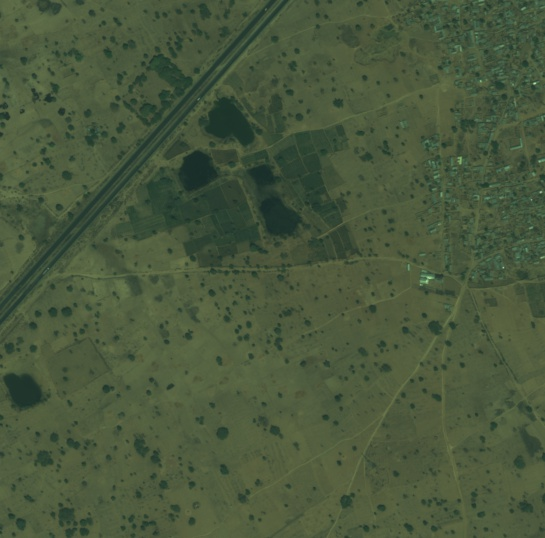
#> input picture dataset/jpg_img/6110_4_0.jpg, 545 x 538 px, found by its file name
$ python apply_min_cut.py
#> lines starting #> are read from the running program, lines starting #| are printed output that depends on the picture
from _collections import deque
import numpy as np
from numba import jit
import itertools

import graph as gr
#from graph import create_graph_from_image
import pandas as pd
import os
import cv2
import networkx as nx
from viz.crop import mask_to_polygons, shapely_to_xy


gamma = 0.001
fore = (225, 142, 279, 185)
back = (7, 120, 61, 163)

# [71 lines left out: functions BFS, FordFulkerson, not called in this run]

def alpha_beta_swap(img_path, nb_pixel_min_change, alphas, gamma=gamma):
    """Performs the alphabeta swap graph cut algorithm

    Args
    -----
    img_path: str
        the path of the image
    nb_pixel_min_change: int
        threshold
    gamma: float
        factor to compute on the exponential for weights between nodes

    """
#> called with nb_pixel_min_change = 1000, gamma = 0.001
    img_id = os.path.split(img_path)[-1].split('.')[0]
    img = cv2.imread(img_path, cv2.IMREAD_GRAYSCALE)
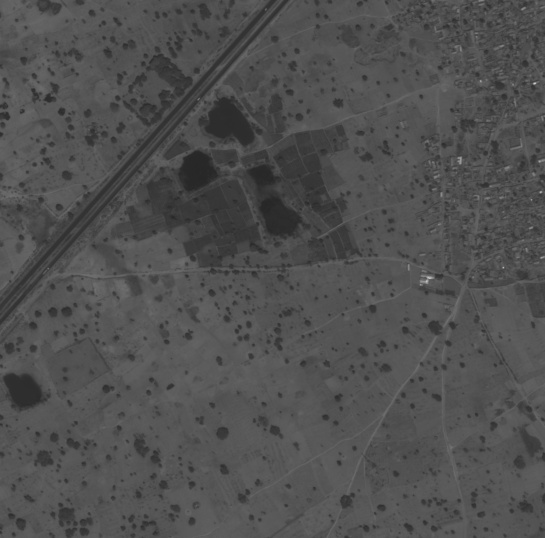
#> img: shape (538, 545); min 37, max 205, mean 80
    img_rgb = cv2.imread(img_path)
#> img_rgb is the input picture: shape (538, 545, 3); mean B, G, R 60.5, 87.4, 72.7
    img_dir = r'./dataset/jpg_img'
    # create the "other" label
    other = np.zeros(img.shape)

    poly_files = [file for file in os.listdir(os.path.join(img_dir, 'polys')) if img_id in file]

    for f in poly_files:
        lbl = cv2.imread(os.path.join(img_dir, 'polys', f), cv2.IMREAD_GRAYSCALE)
        other += lbl

    idx = np.where(other > 0)
#> idx = (empty array, empty array)
    id0 = np.where(other == 0)

    other[idx] = img[idx].copy()
#> other: shape (538, 545) float64; every value is 0
    other[id0] = img[id0].copy() + 50
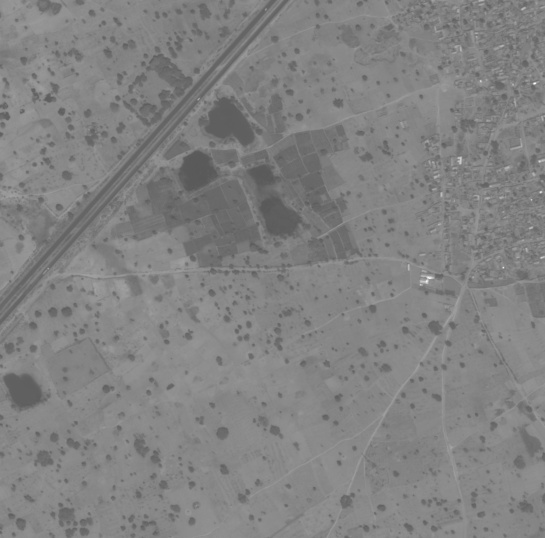
#> other: shape (538, 545) float64; min 87, max 255, mean 130
    other[np.where(other > 255)] = 255

    other_path =  os.path.join(img_dir, 'polys', img_id +'_100.jpg')
    cv2.imwrite(other_path, other)

    # create the tupples for alpha beta swap
    # first add the "other" label
    alphas.append(100)

    alphabeta = []
    for i in range(len(alphas)-1):
        for j in range(i+1, len(alphas)):
            alphabeta.append([alphas[i], alphas[j]])

    count = 0
    conv = nb_pixel_min_change + 10


    out_ = np.ones(img.shape) * alphabeta[-1][0]


    ##### TODO : il faut s occuper du label autre
    # soit le créer dans la fonction, soit le faire en amont dans le code

    print('nb of pixel minimum to change: {}'.format(nb_pixel_min_change))

    while conv > nb_pixel_min_change:
        print(count)
        alpha = alphabeta[i%len(alphabeta)][0]
        beta = alphabeta[i%len(alphabeta)][1]
        # define the list of pixels, now it is a rectangle --> mask
        lbl_path_a = os.path.join(img_dir, 'polys', img_id + '_' + str(alpha) + '.jpg')
        lbl_img_a = cv2.imread(lbl_path_a, cv2.IMREAD_GRAYSCALE)
#> (the run stopped early here; a loop or call above may not have finished)

$ run again, with dataset/jpg_img/6010_1_2.jpg copied over dataset/jpg_img/6110_4_0.jpg
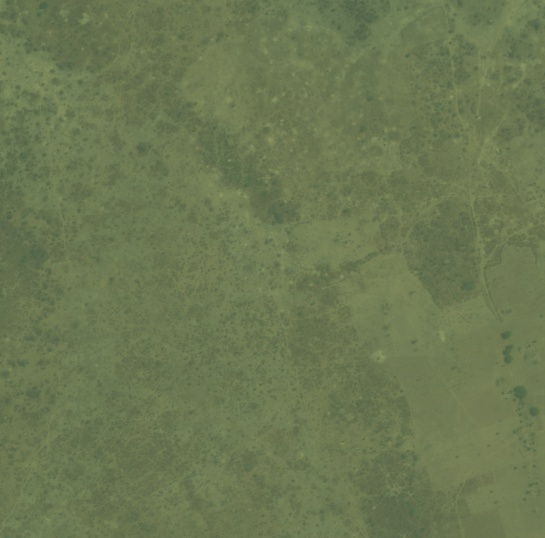
#> input picture dataset/jpg_img/6010_1_2.jpg, 545 x 538 px, found by its file name
#> in alpha_beta_swap, `img = cv2.imread(img_path, cv2.IMREAD_GRAYSCALE)`:
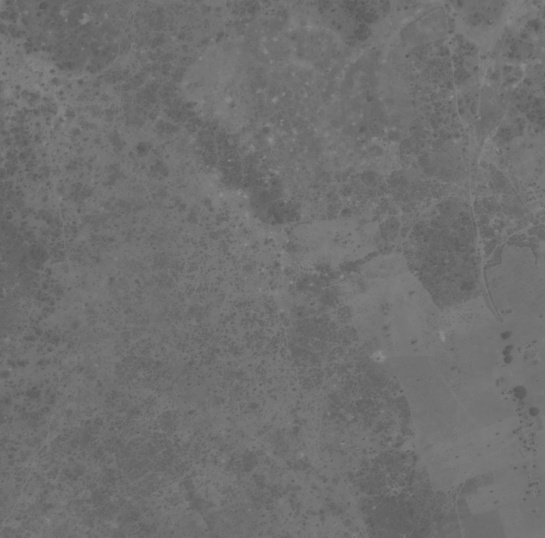
#> img: shape (538, 545); min 87, max 141, mean 112
#> in alpha_beta_swap, img_rgb is the input picture: shape (538, 545, 3); mean B, G, R 82.3, 120, 107.4
#> in alpha_beta_swap, `other[id0] = img[id0].copy() + 50`:
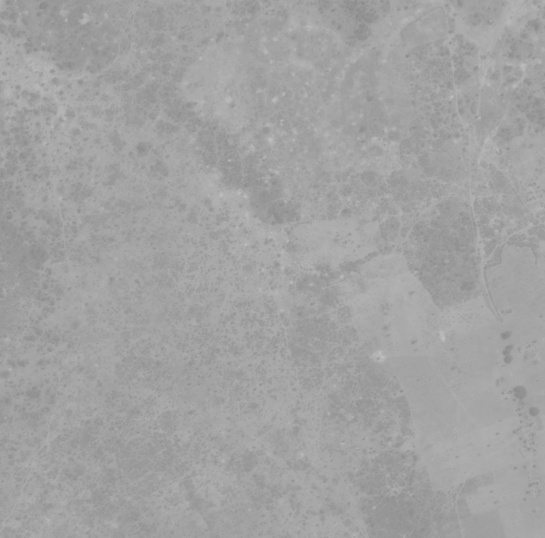
#> other: shape (538, 545) float64; min 137, max 191, mean 162

$ run again, with dataset/jpg_img/6010_4_2.jpg copied over dataset/jpg_img/6110_4_0.jpg
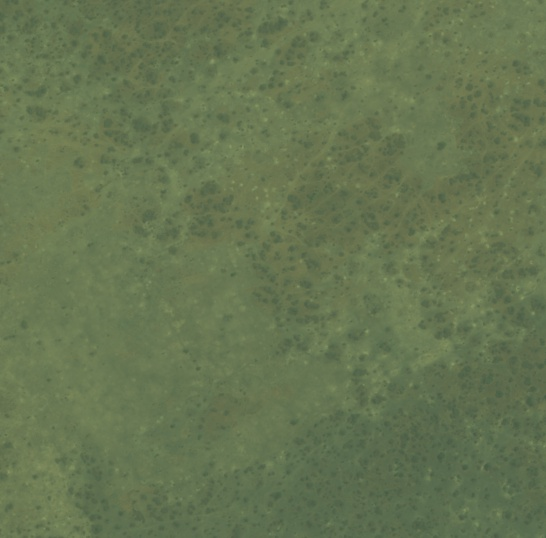
#> input picture dataset/jpg_img/6010_4_2.jpg, 546 x 538 px, found by its file name
#> in alpha_beta_swap, `img = cv2.imread(img_path, cv2.IMREAD_GRAYSCALE)`:
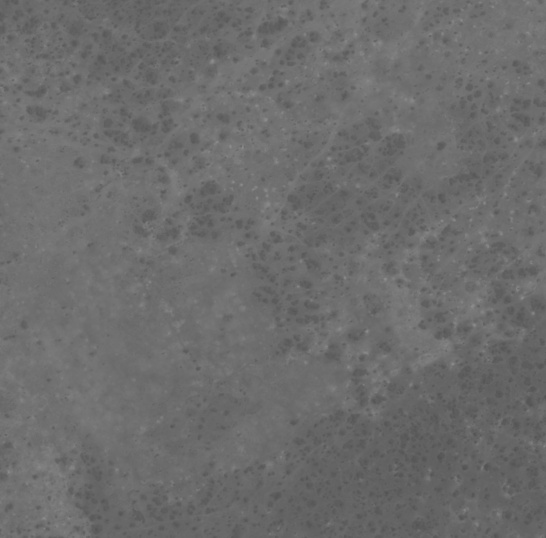
#> img: shape (538, 546); min 82, max 140, mean 108.3
#> in alpha_beta_swap, img_rgb is the input picture: shape (538, 546, 3); mean B, G, R 81.4, 116.9, 101.7
#> in alpha_beta_swap, `other[id0] = img[id0].copy() + 50`:
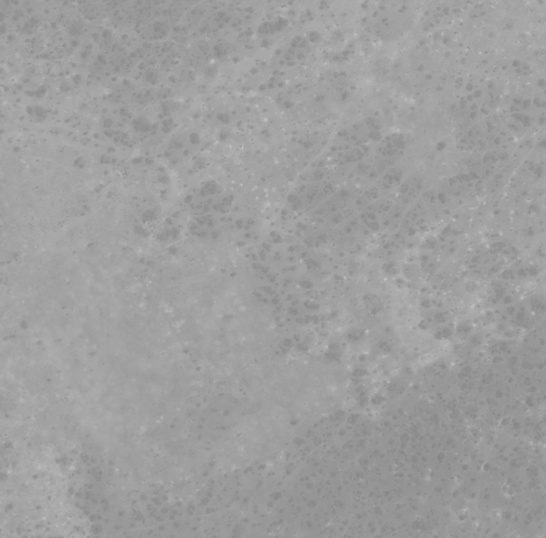
#> other: shape (538, 546) float64; min 132, max 190, mean 158.3

$ run again, with dataset/jpg_img/6010_4_4.jpg copied over dataset/jpg_img/6110_4_0.jpg
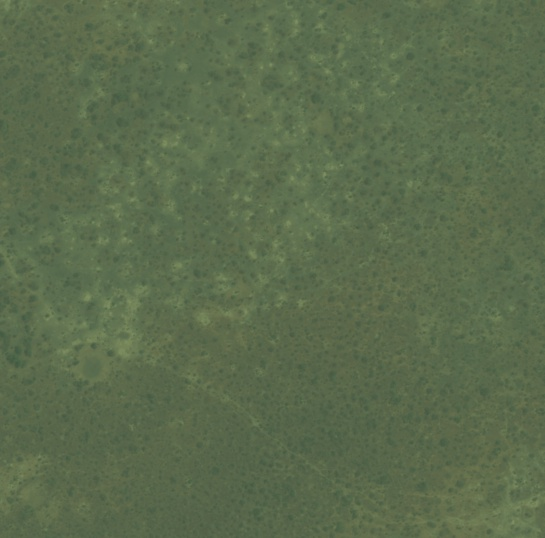
#> input picture dataset/jpg_img/6010_4_4.jpg, 545 x 538 px, found by its file name
#> in alpha_beta_swap, `img = cv2.imread(img_path, cv2.IMREAD_GRAYSCALE)`:
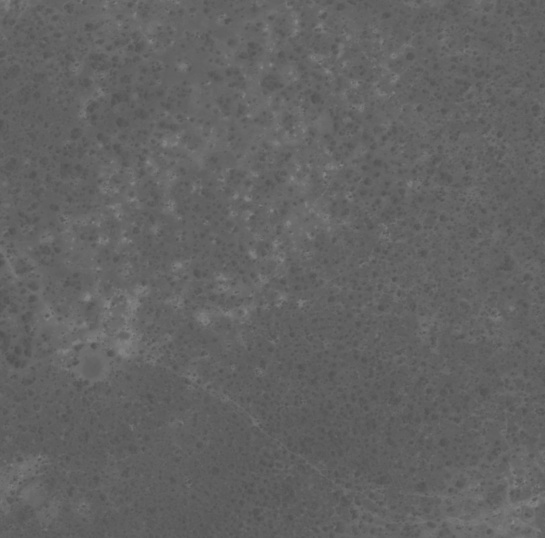
#> img: shape (538, 545); min 80, max 134, mean 99
#> in alpha_beta_swap, img_rgb is the input picture: shape (538, 545, 3); mean B, G, R 76.8, 107.4, 91
#> in alpha_beta_swap, `other[id0] = img[id0].copy() + 50`:
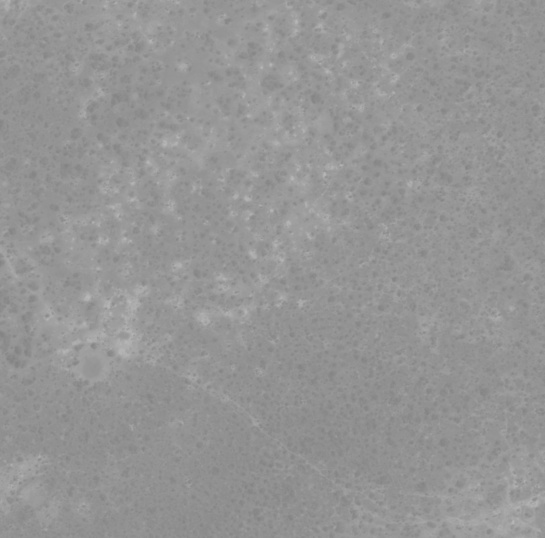
#> other: shape (538, 545) float64; min 130, max 184, mean 149
